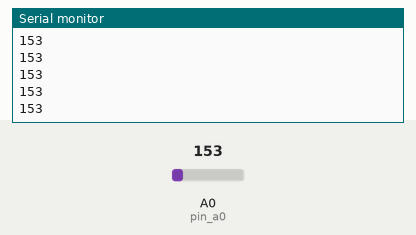
This sketch was run on a simulated Arduino Uno, built with avr-gcc and run on an emulated ATmega328P. On the bench: the last lines printed to the serial monitor. Inputs (shaded band) come from the test bench; at power-on: A0 (pin_a0) = 153.

Above: at 1.2 s.
1.3 s: A0 (pin_a0) set to 165
At 1.8 s:
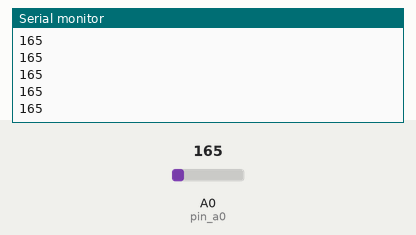
2.8 s: A0 (pin_a0) set to 175
At 3.3 s:
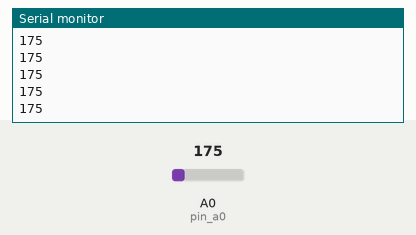
Timing chart, 0 to 5.8 s (numbered marks = the images above; inputs shaded):
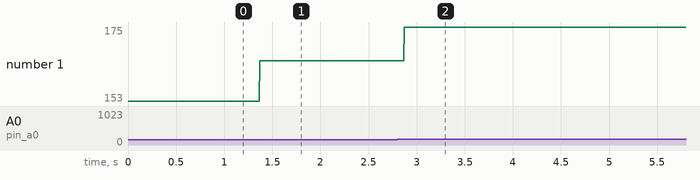

The sketch:

version-01.ino
```cpp
//the scale factor of TMP36 (temperature sensor) is 10 mV/°C with a 500 mV offset to allow for negative temperatures

// the analog pin number connected to the TMP36
int pin_a0 = A0;
// delay between sensor reads
int readDelay = 5000;

void setup()
{
    //initializing serial communication with the Omega2 for sending sensor data
    Serial.begin(9600);
}

void loop()
{
    // getting the voltage reading from the temperature sensor
    int reading = analogRead(pin_a0);
    Serial.println(reading);

}
```

Measured:
- after the input at 1.3 s, the serial monitor: prints a new line after 0.07 s (image 1)
- after the input at 2.8 s, the serial monitor: prints a new line after 0.07 s (image 2)
- plotted number 1: 153 → 165 after the input at 1.3 s, 165 → 175 after the input at 2.8 s
